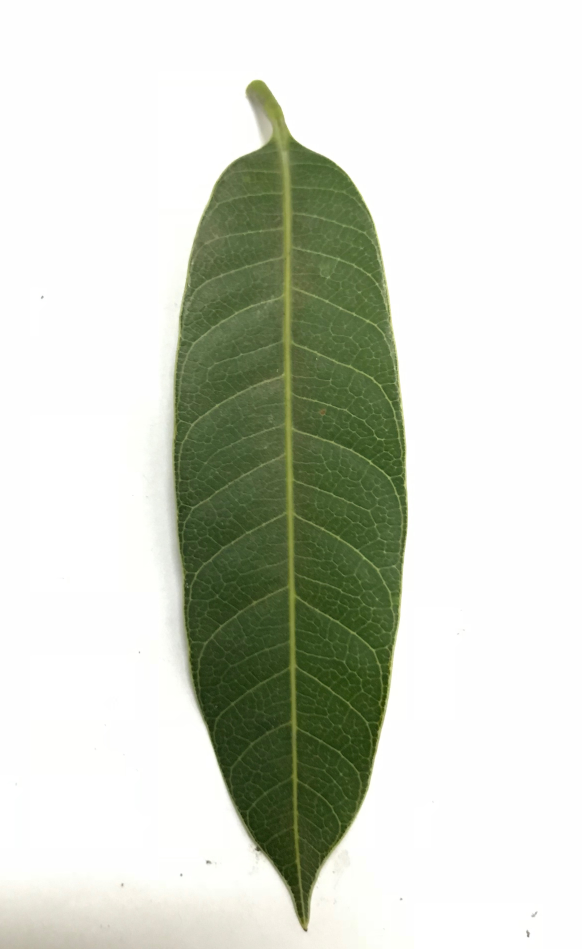
#> input picture Test.jpg, 2325 x 3796 px, found by its file name (shown at 1/4 size)
$ jupyter execute background_subtract_camera_capture_leaf_file.ipynb   (shell and % lines are left out)   (older library calls are emulated)
#> lines starting #> are read from the running program, lines starting #| are printed output that depends on the picture; after the words box and inside, x2 and y2 are one past the last pixel; in counts of white or black regions, pixels touching at a corner belong together
# Image background subtraction - Testfile

This file explores the method of background subtraction of plant leaf images captured from mobile camera. Background subtracted images will then be treated as input images to the plant leaf identification system.

### Importing necessary libraries

[cell 1]
import os
import cv2
import numpy as np
import pandas as pd
from matplotlib import pyplot as plt

### Reading the image

###### Note: 'mobile captures' folder must be in the project root

[cell 2]
test_img_path = 'mobile captures/' + 'Test.jpg'

[cell 3]
main_img = cv2.imread(test_img_path)
#> main_img is the input picture: shape (3796, 2325, 3); mean B, G, R 200.7, 212.7, 208.3
img = cv2.cvtColor(main_img, cv2.COLOR_BGR2RGB)
plt.imshow(img,cmap="Greys_r")

### Resizing the image to (1600,1200) - Optional

This is done as all the images in the flavia dataset were of size (1600,1200)

[cell 4]
resized_image = cv2.resize(img, (1600, 1200))
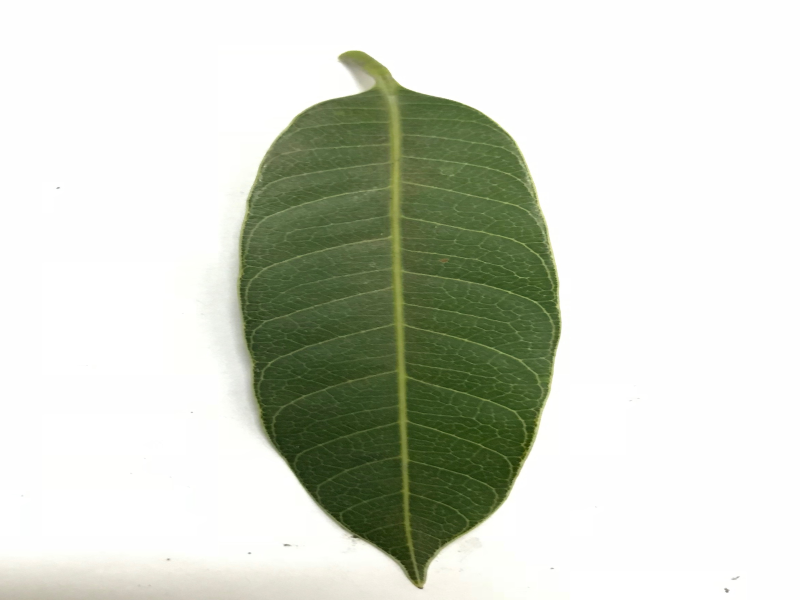
#> resized_image: shape (1200, 1600, 3) (shown at 1/2 size); mean R, G, B 208.3, 212.7, 200.7
plt.imshow(resized_image,cmap="Greys_r")

[cell 5]
y,x,_ = img.shape
#> y = 3796; x = 2325

### Converting image to grayscale

[cell 6]
gs = cv2.cvtColor(resized_image,cv2.COLOR_RGB2GRAY)
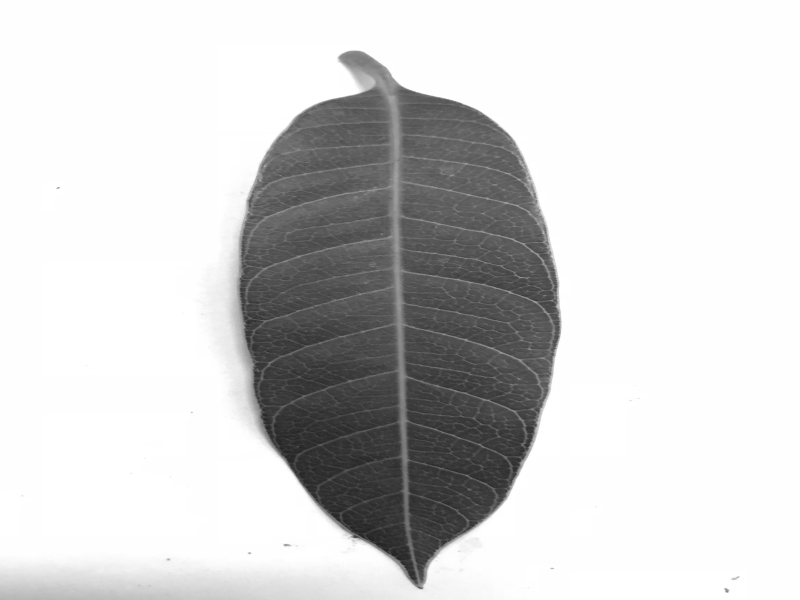
#> gs: shape (1200, 1600) (shown at 1/2 size); min 23, max 255, mean 210
plt.imshow(gs,cmap="Greys_r")

### Smoothing image using Guassian filter of size (55,55)

[cell 7]
blur = cv2.GaussianBlur(gs, (55,55),0)
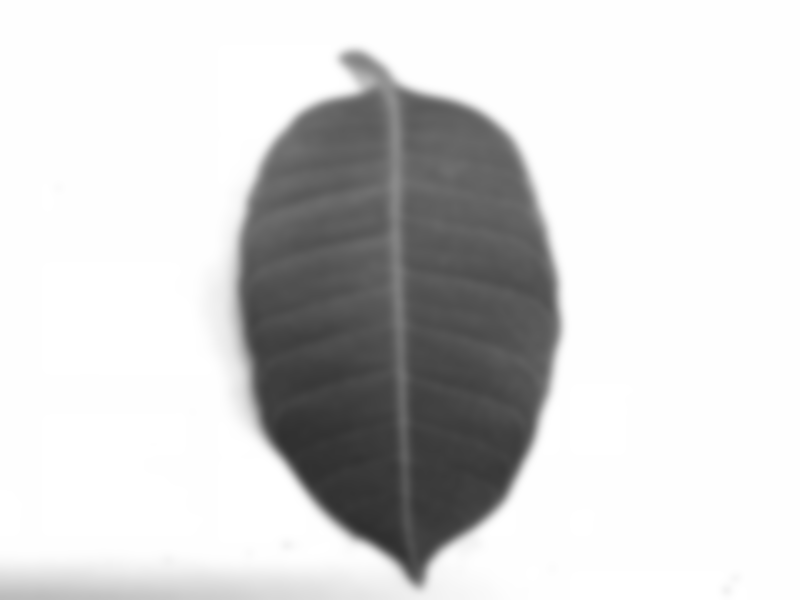
#> blur: shape (1200, 1600) (shown at 1/2 size); min 47, max 255, mean 210
plt.imshow(blur,cmap="Greys_r")

### Adaptive image thresholding using Otsu's thresholding method

[cell 8]
ret_otsu,im_bw_otsu = cv2.threshold(blur,0,255,cv2.THRESH_BINARY_INV+cv2.THRESH_OTSU)
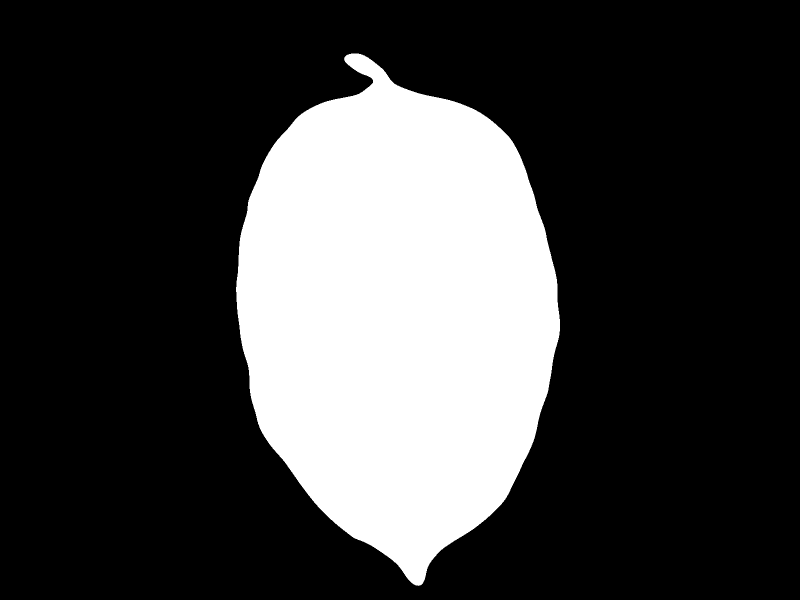
#> im_bw_otsu: shape (1200, 1600) (shown at 1/2 size); 25% white; 1 white region, box (x1, y1, x2, y2) and area: (472, 107, 1120, 1172) 480025
#> ret_otsu = 168
plt.imshow(im_bw_otsu,cmap='Greys_r')

### Closing of holes using Morphological Transformation

Performed so as to close any holes present in the leaf

[cell 9]
kernel = np.ones((50,50),np.uint8)
closing = cv2.morphologyEx(im_bw_otsu, cv2.MORPH_CLOSE, kernel)
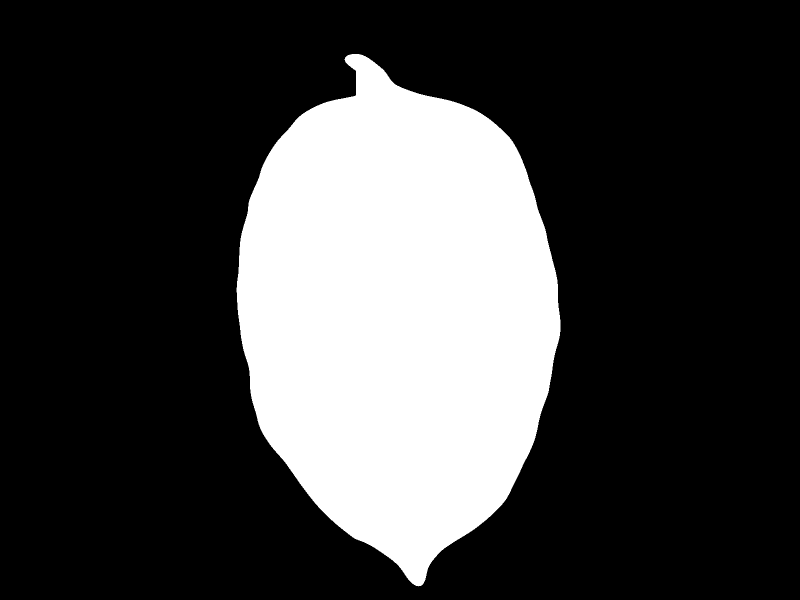
#> closing: shape (1200, 1600) (shown at 1/2 size); 25.1% white; 1 white region
plt.imshow(closing,cmap="Greys_r")

### Finding contours

[cell 10]
image, contours, hierarchy = cv2.findContours(closing,cv2.RETR_TREE,cv2.CHAIN_APPROX_SIMPLE)
#> contours = 1 contour; box (x1, y1, x2, y2) and area: (473, 108, 1121, 1173) 479856

[cell 11]
len(contours)
#> Out = 1

### Finding the correct leaf contour from the list of contours

The following function finds the correct leaf contour by taking any coordinate point of the leaf (default - center point) and checks whether the current contour contains that point or not. Returns the index of the correct contour.

[cell 12]
def find_contour(cnts):
    contains = []
    y_ri,x_ri, _ = resized_image.shape
#> y_ri = 1200; x_ri = 1600
    for cc in cnts:
        yn = cv2.pointPolygonTest(cc,(x_ri//2,y_ri//2),False)
        contains.append(yn)
#> this loop made 1 pass
#> yn on pass 1: 1
#> after the loop, contains = [1]

    val = [contains.index(temp) for temp in contains if temp>0]
#> val = [0]
    print(contains)
#| [1.0]
    return val[0]

### Creating mask image for background subtraction using leaf contour

[cell 13]
black_img = np.empty([1200,1600,3],dtype=np.uint8)
black_img.fill(0)
plt.imshow(black_img,cmap="Greys_r")

[cell 14]
index = find_contour(contours)
#> index = 0
cnt = contours[index]
#> cnt = contour of 1205 points, box (x1, y1, x2, y2) (473, 108, 1121, 1173), area 479856
mask = cv2.drawContours(black_img, [cnt] , 0, (255,255,255), -1)
#> mask: shape (1200, 1600, 3); 25.1% white; 1 white region, box (x1, y1, x2, y2) and area: (473, 108, 1121, 1173) 481081
plt.imshow(mask)

### Performing masking operation on the original image

[cell 15]
maskedImg = cv2.bitwise_and(resized_image, mask)
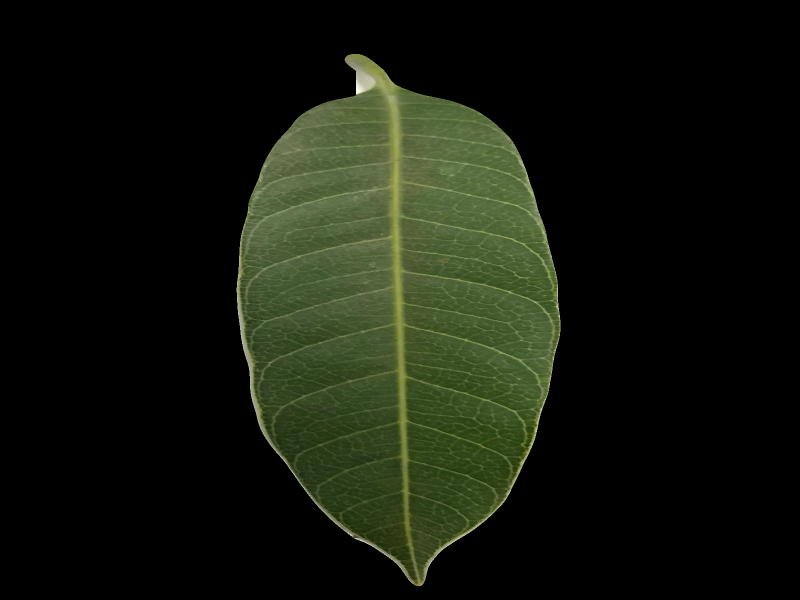
#> maskedImg: shape (1200, 1600, 3) (shown at 1/2 size); mean R, G, B 19.3, 23.8, 12.8

[cell 16]
white_pix = [255,255,255]
black_pix = [0,0,0]

final_img = maskedImg
h,w,channels = final_img.shape
#> h = 1200; w = 1600; channels = 3
for x in range(0,w):
    for y in range(0,h):
        channels_xy = final_img[y,x]
        if all(channels_xy == black_pix):
            final_img[y,x] = white_pix
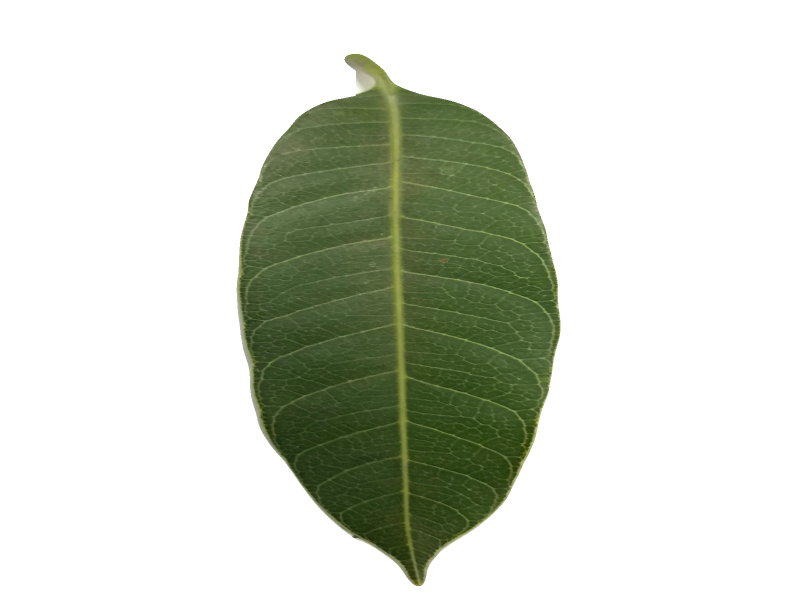
#> final_img: shape (1200, 1600, 3) (shown at 1/2 size); mean R, G, B 210.4, 214.9, 203.9
